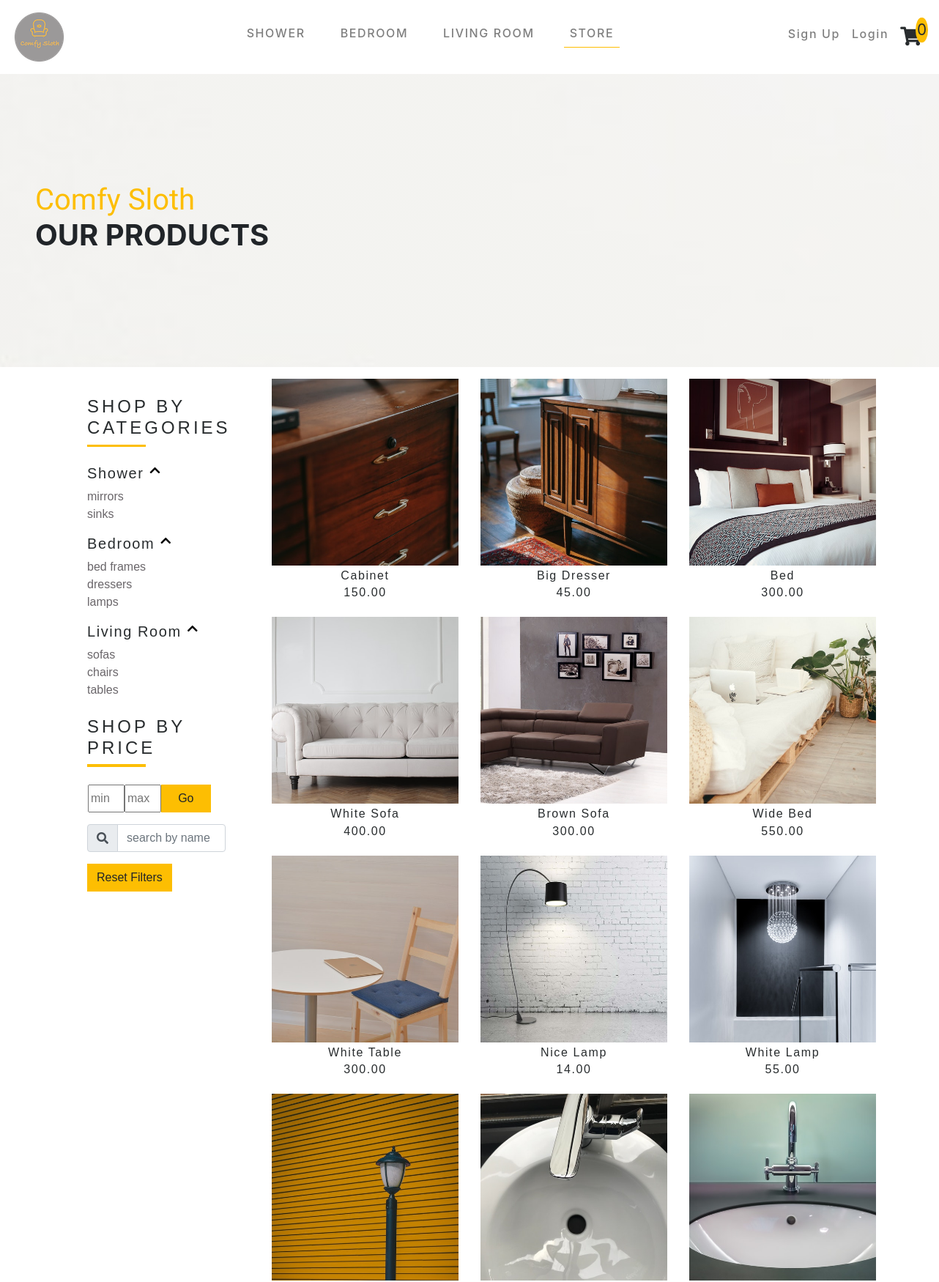
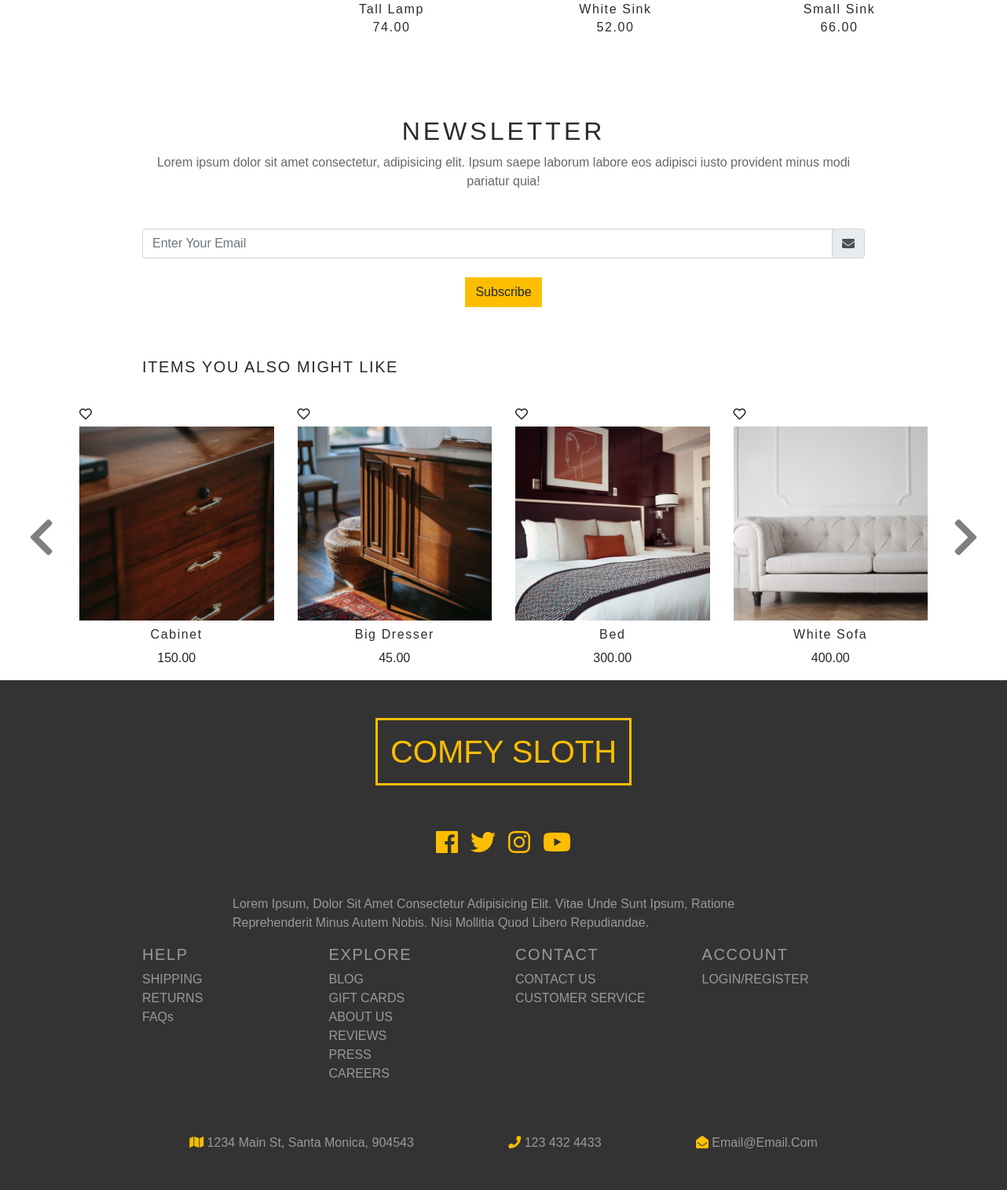
/store/, run on the app's committed database (2 pictures, top to bottom).
### store/models.py (models this page shows, shortened)
class Product(models.Model):
    title = models.CharField(max_length=200)
    price = models.DecimalField(max_digits=30, decimal_places=2)
    picture = models.CharField(max_length=300)
    category = models.CharField(max_length=200)
    sub_category = models.CharField(max_length=200)
    inventory_amount = models.IntegerField(default=10)

### store/views.py (the view)
# urls.py: path(r'store/', views.StorePage.as_view(), name='store')
class StorePage(ListView):
    template_name = 'store/store_page.html'
    model = Product
    context_object_name = 'items'

### store/templates/store/store_page.html (shortened to what this page needs)
{% extends 'base.html' %}
{% load static%}
{% block content %}
<div class="banner-2 d-flex align-items-center pl-3 pl-lg-5">
  <div>
    <h1 class="text-capitalize text-yellow text-slanted mb-0">comfy sloth</h1>
    <h1 class="text-uppercase font-weight-bold">our products</h1>
  </div>
</div>
<section class="products">
  <div class="container">
    <div class="row">
      <div class="col-10 col-md-5 col-lg-3 mx-auto my-3 px-5">
        <div class="product-categories-title my-4">
          <h4 class="text-uppercase">shop by categories</h4>
          <div class="products-categories-underline"></div>
        </div>
        <div class="lis">
          <div class="d-flex align-items-start d-block products-categories-link">
            <h5 class='mr-2 main filterBtn' data-filter='bathroom'>Shower</h5>
            <i class="fas fa-chevron-up click"></i>
          </div>
          <div class="box">
            <ul>
              <li class='filterBtn' data-filter='mirror'>mirrors</li>
              <li class='filterBtn' data-filter='sink'>sinks</li>
            </ul>
          </div>
        </div>
        <div class="lis">
          <div class="d-flex align-items-start d-block products-categories-link">
            <h5 class='mr-2 filterBtn' data-filter='bedroom'>Bedroom</h5>
            <i class="fas fa-chevron-up click"></i>
          </div>
          <div class="box">
            <ul>
              <li class='filterBtn' data-filter='bed'>bed frames</li>
              <li class='filterBtn' data-filter='dresser'>dressers</li>
              <li class='filterBtn' data-filter='lamp'>lamps</li>
            </ul>
          </div>
        </div>
        <div class="lis">
          <div class="d-flex align-items-start d-block products-categories-link">
            <h5 class='mr-2 filterBtn' data-filter='living'>Living Room</h5>
            <i class="fas fa-chevron-up click"></i>
          </div>
          <div class="box">
            <ul>
              <li class='filterBtn' data-filter='sofa'>sofas</li>
              <li class='filterBtn' data-filter='chair'>chairs</li>
              <li class='filterBtn' data-filter='table'>tables</li>
            </ul>
          </div>
        </div>
        <div class="product-categories-title my-4">
          <h4 class="text-uppercase">shop by price</h4>
          <div class="products-categories-underline"></div>
        </div>
        <form>
          <div class="form-group ml-3">
            <div class="row price-input-parent">
              <input type="text" placeholder="min" class='price-input' id='minPrice'>
              <input type="text" placeholder="max" class='price-input' id='maxPrice'>
              <div class='btn btn-yellow col-4' id='priceBtn'>go</div>
            </div>
          </div>
          <div class="input-group">
            <div class="input-group-prepend">
              <span class="input-group-text form-icon">
                <i class="fas fa-search"></i>
              </span>
            </div class="form-group">
            <input type="text" class="form-control" placeholder='search by name' id='nameSearch'>
          </div>
        </form>
        <button class="btn btn-yellow my-3 reset">reset Filters</button>
      </div>
      <div class="col-10 col-md-7 col-lg-9 mx-auto my-3">
        <div class="row" id='store-items'>
          {% for item in items.all %}
          <div
            class="col-md-6 col-lg-4 mx-auto col-md-6 col-lg-4 mb-3 storeItem {{ item.category }} {{item.sub_category}}"
            data-item='{{item.sub_category}}' id='{{ item.id }}'>
            <div class="featured-container">
              <img src="{% static item.picture %}" alt="" class='img-fluid' id='image'>
            </div>
            <a href="item{{item.id}}" class="item-name-carousel">
                  <h6 class="text-capitalize text-center my-1" id='title'>{{item.title}}</h6>
            </a>
            <h6 class="text-center itemPrice" id='price'>{{item.price}}</h6>
          </div>
          {% endfor %}
        </div>
       </div>
    </div>
  </div>
</section>
{% include 'news_letter.html' %}
{% include 'carousel.html' %}
{% endblock%}

### futniture_store/templates/carousel.html
{% load static%}
<div class="container">
        <div class="row my-3">
                <div class="col-10 mx-auto text-center">
                    <h5 class='text-uppercase text-left'>items you also might like</h5>
        </div>
    </div>
    <div id="saleItem" class="carousel slide" data-ride="carousel" data-interval=false>
        <div class="carousel-inner row w-12 mx-auto" role="listbox">
            {% for item in items.all%}
            <div class="carousel-item col-md-3">
                    <div class='d-flex justify-content-start'>
                        <i class="far fa-heart fa-1x heart pt-3"></i>
                    </div>
                    <div class="carousel-img-div my-2">
                        <img src="{%  static item.picture %}" alt="" class='img-fluid carousel-img'>
                    </div>
                    <div class='text-center'>
                        <a href="/store/item{{item.id}}" class='item-name-carousel'>
                            <h6 class='text-capitalize'>{{ item.title }}</h6>
                        </a>
                        <p>{{ item.price }}</p>
                    </div>
                </div>
            {% endfor %}
        </div>
        <a class="carousel-control-prev my-auto" href="#saleItem" role="button" data-slide="prev">
                <i class="fa fa-chevron-left carousel-button fa-lg"></i>
              </a>
              <a class="carousel-control-next my-auto text-faded" href="#saleItem" role="button" data-slide="next">
                <i class="fa fa-chevron-right carousel-button fa-lg"></i>
              </a>
    </div>
</div>

### futniture_store/static/css/all.css (style rules this page uses)
.fa, .fas, .far, .fal, .fab { -moz-osx-font-smoothing: grayscale; -webkit-font-smoothing: antialiased; display: inline-block; font-style: normal; font-variant: normal; text-rendering: auto; line-height: 1; }
.fa-lg { font-size: 1.33333em; line-height: 0.75em; vertical-align: -.0667em; }
.fa-1x { font-size: 1em; }
.fa-chevron-left:before { content: "\f053"; }
.fa-chevron-right:before { content: "\f054"; }
.fa-chevron-up:before { content: "\f077"; }
.fa-heart:before { content: "\f004"; }
.fa-search:before { content: "\f002"; }
.far { font-family: 'Font Awesome 5 Free'; font-weight: 400; }
.fa, .fas { font-family: 'Font Awesome 5 Free'; font-weight: 900; }

### futniture_store/static/css/main.css (style rules this page uses)
:root { --mainYellow: #fdbe02; --mainWhite: #fff; --mainBlack: #282c2e; --mainGrey: #9b9999; --TransGrey: rgba(0, 0, 0, 0.1); --SecondGrey: #6a666a; --MainOrange: rgba(253, 124, 77); }
a:link { text-decoration: none; }
.h1,h2,h3,h4 { letter-spacing: 0.25rem; color: var(--mainBlack); }
.container { font-family: 'Courier Prime', sans-serif; }
h5,h6 { letter-spacing: 0.1rem; color: var(--mainBlack); }
ul { list-style-type: none; padding: 0; }
body { color: var(--SecondGrey); background: var(--mainWhite); font-family: "Mali", cursive; }
.text-slanted { font-family: "Calligraffitti", cursive; }
.btn-yellow { background: var(--mainYellow)!important; text-transform: capitalize; font-size: 1.2rem; color: var(--mainBlack); border-radius: 0!important; }
.text-yellow { color: var(--mainYellow); }
.banner-2 { background: linear-gradient(rgba(255,255,255,0.5),rgba(255,255,255,0.5)), url(../img/banner3.jpg); min-height: 50vh; background-position: center; background-size:cover; background-attachment: fixed; background-repeat: no-repeat; }
.featured-container { background: var(--TransGrey); position: relative; overflow: hidden; }
.form-icon { background: var(--mainGrey); color: var(--mainBlack); }
.products-categories-underline { height: 0.2rem; width: 5rem; background: var(--mainYellow); }
.products-categories-link { color: var(--mainBlack); text-decoration: none !important; }
.box { color: var(--SecondGrey); }
.click { color: black; cursor: pointer; }
.price-input-parent { display: flex; }
.price-input { flex: 1; max-width: 50px; }
@media (min-width: 768px) { .carousel-inner .active, .carousel-inner .active + .carousel-item, .carousel-inner .active + .carousel-item + .carousel-item, .carousel-inner .active + .carousel-item + .carousel-item + .carousel-item { display: block; } }
@media (min-width: 768px) { .carousel-inner .carousel-item.active:not(.carousel-item-right):not(.carousel-item-left), .carousel-inner .carousel-item.active:not(.carousel-item-right):not(.carousel-item-left) + .carousel-item, .carousel-inner .carousel-item.active:not(.carousel-item-right):not(.carousel-item-left) + .carousel-item + .carousel-item, .carousel-inner .carousel-item.active:not(.carousel-item-right):not(.carousel-item-left) + .carousel-item + .carousel-item + .carousel-item { transition: none; margin-right: initial; } }
.carousel-control-prev { font-size: 2.5rem; transform: translateX(-70%); height: 50%; }
.carousel-control-next { font-size: 2.5rem; transform: translateX(70%); width: auto; height: 50%; }
.carousel-button { color: black; }
.heart { justify-content: end; cursor: pointer; transition: all 0.5s ease-in-out; }
.item-name-carousel { color: black; }
.carousel-img { transition: all 1s ease-in-out; }
.carousel-img-div { overflow: hidden; }

### data on the page
Product: picture (picture), title "Cabinet", price "150.00"
Product: picture (picture), title "Big Dresser", price "45.00"
Product: picture (picture), title "Bed", price "300.00"
Product: picture (picture), title "White Sofa", price "400.00"
Product: picture (picture), title "Brown Sofa", price "300.00"
Product: picture (picture), title "Wide Bed", price "550.00"
Product: picture (picture), title "White Table", price "300.00"
Product: picture (picture), title "Nice Lamp", price "14.00"
Product: picture (picture), title "White Lamp", price "55.00"
Product: picture (picture), title "Tall Lamp", price "74.00"
Product: picture (picture), title "White Sink", price "52.00"
Product: picture (picture), title "Small Sink", price "66.00"
